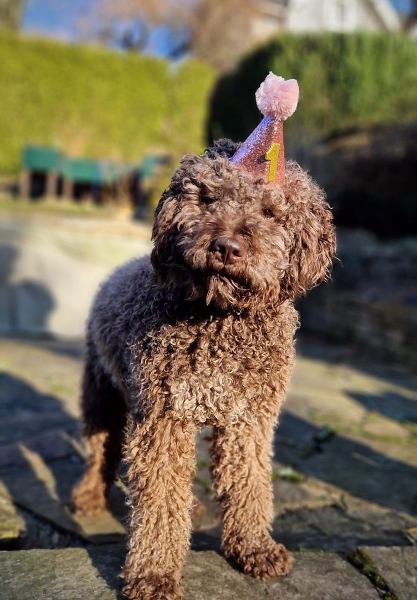
#> input picture src/img/geburtstag.jpg, 834 x 1200 px, given in place of 1.jpg, which was not available (shown at 1/2 size)
$ python prepare_images.py img out.png
#> lines starting #> are read from the running program, lines starting #| are printed output that depends on the picture
"""Schneidet Ernas Fotos fürs Display zu und gleicht Belichtung/Farbe leicht an."""
import sys, numpy as np
from PIL import Image, ImageFilter
SRC = sys.argv[1]   # Ordner mit den Originalfotos
OUT = sys.argv[2]
# Datei, Zuschnitt (x0,y0,x1,y1), Name
JOBS = [
    ('1.jpg', (0, 250, 1126, 2000), 'normal'),
    ('3.jpg', (0, 380, 1126, 2000), 'geburtstag'),
    ('4.jpg', (560, 0, 1300, 1126), 'schnee'),
    ('5.jpg', (0, 420, 1126, 2000), 'regen'),
    ('6.jpg', (500, 60, 1240, 1126), 'schlaf'),
]
T_MEAN, T_STD, T_SAT = 112, 60, 68   # gemeinsames Ziel
AMOUNT = 0.4                          # nur leicht angleichen (40 %)
H = 1200

def grade(im):
    a = np.asarray(im, float)
    L = a @ [0.299, 0.587, 0.114]
    m, s = L.mean(), L.std()
    # Helligkeit/Kontrast teilweise zum Ziel
    gain = 1 + AMOUNT * (T_STD / s - 1)
    shift = AMOUNT * (T_MEAN - m)
    a = (a - m) * gain + m + shift
    # Weißabgleich: Farbstich teilweise neutralisieren
    ch = a.reshape(-1, 3).mean(0)
    a += 0.3 * (ch.mean() - ch)
    a = np.clip(a, 0, 255)
    # Sättigung teilweise zum Ziel
    hsv = np.asarray(Image.fromarray(a.astype(np.uint8)).convert('HSV'), float)
    sat = hsv[..., 1].mean()
    f = 1 + AMOUNT * (T_SAT / sat - 1)
    grey = (a @ [0.299, 0.587, 0.114])[..., None]
    a = grey + (a - grey) * f
    # gemeinsamer Look: leicht warm, sanfte S-Kurve, weiche Vignette
    a[..., 0] += 4; a[..., 2] -= 4
    x = np.clip(a / 255, 0, 1)
    x = x + 0.12 * x * (1 - x) * (2 * x - 1) * -1 * -1   # sanfte S-Kurve
    h, w = x.shape[:2]
    yy, xx = np.mgrid[0:h, 0:w]
    r = np.sqrt(((xx - w / 2) / (w / 2)) ** 2 + ((yy - h / 2) / (h / 2)) ** 2)
    x *= (1 - 0.22 * np.clip(r - 0.55, 0, 1) ** 1.5)[..., None]
    return Image.fromarray((np.clip(x, 0, 1) * 255).astype(np.uint8))

for fn, box, name in JOBS:
    im = Image.open(f'{SRC}/{fn}').convert('RGB').crop(box)
    im = im.resize((round(im.width * H / im.height), H), Image.LANCZOS)
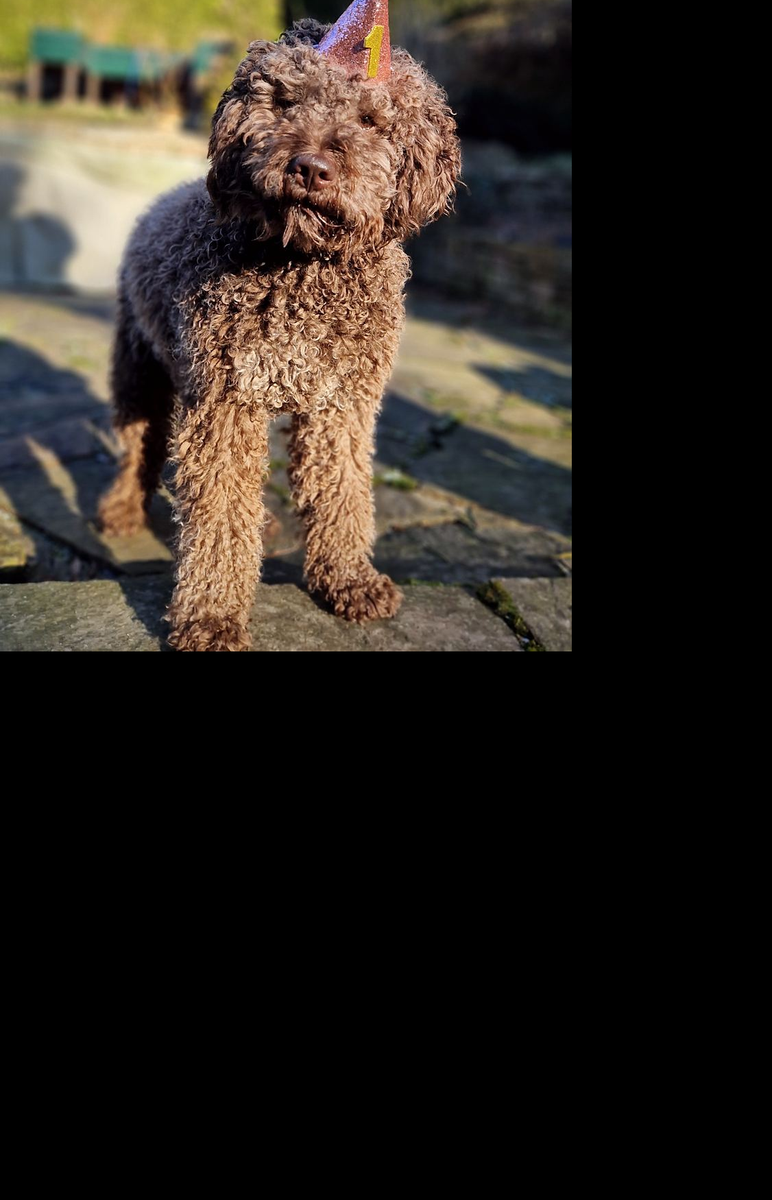
#> im: PIL image 772x1200 RGB; mean R, G, B 43.9, 37.7, 31.5
    im = grade(im).filter(ImageFilter.UnsharpMask(radius=1.2, percent=40, threshold=2))
#> in grade, `L = a @ [0.299, 0.587, 0.114]`:
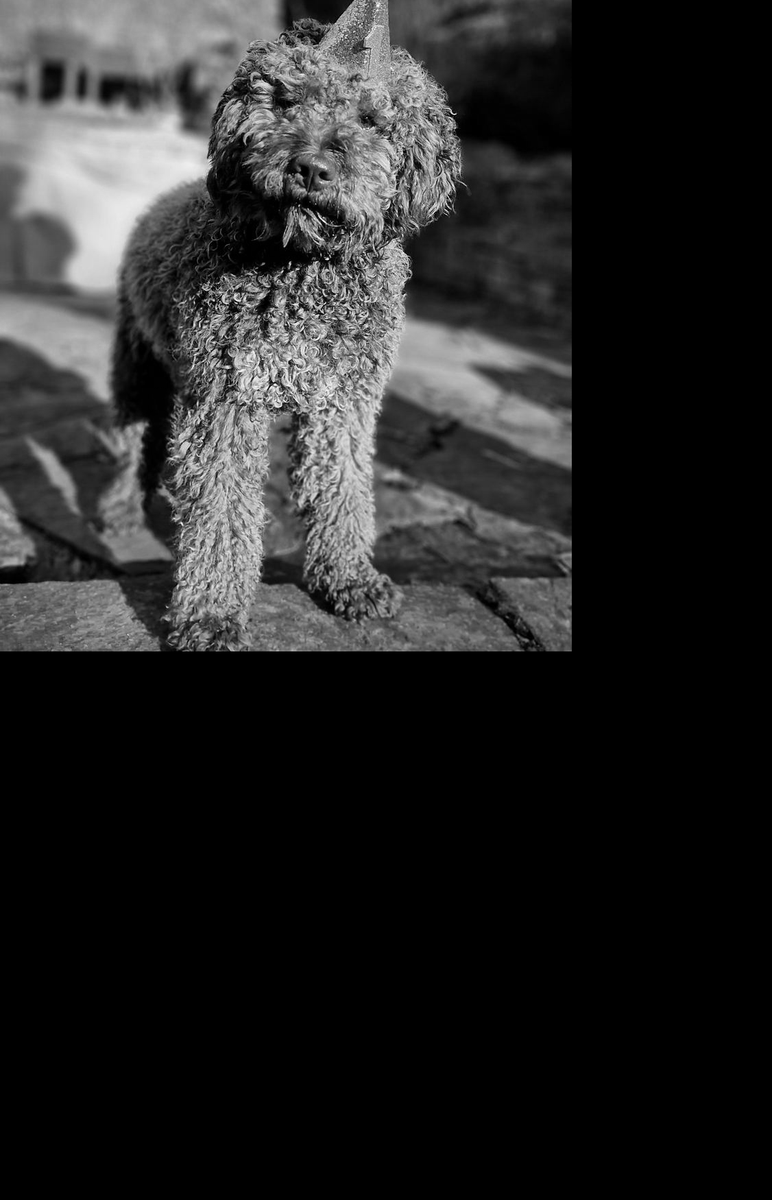
#> L: shape (1200, 772) float64; min 0, max 253, mean 38.9
#> in grade, `m, s = L.mean(), L.std()`: m = 38.85; s = 60.15
#> in grade, `gain = 1 + AMOUNT * (T_STD / s - 1)`: gain = 0.999
#> in grade, `shift = AMOUNT * (T_MEAN - m)`: shift = 29.26
#> in grade, `ch = a.reshape(-1, 3).mean(0)`: ch = [73.16, 66.97, 60.77]
#> in grade, `hsv = np.asarray(Image.fromarray(a.astype(np.uint8)).convert('HSV'), f..`:
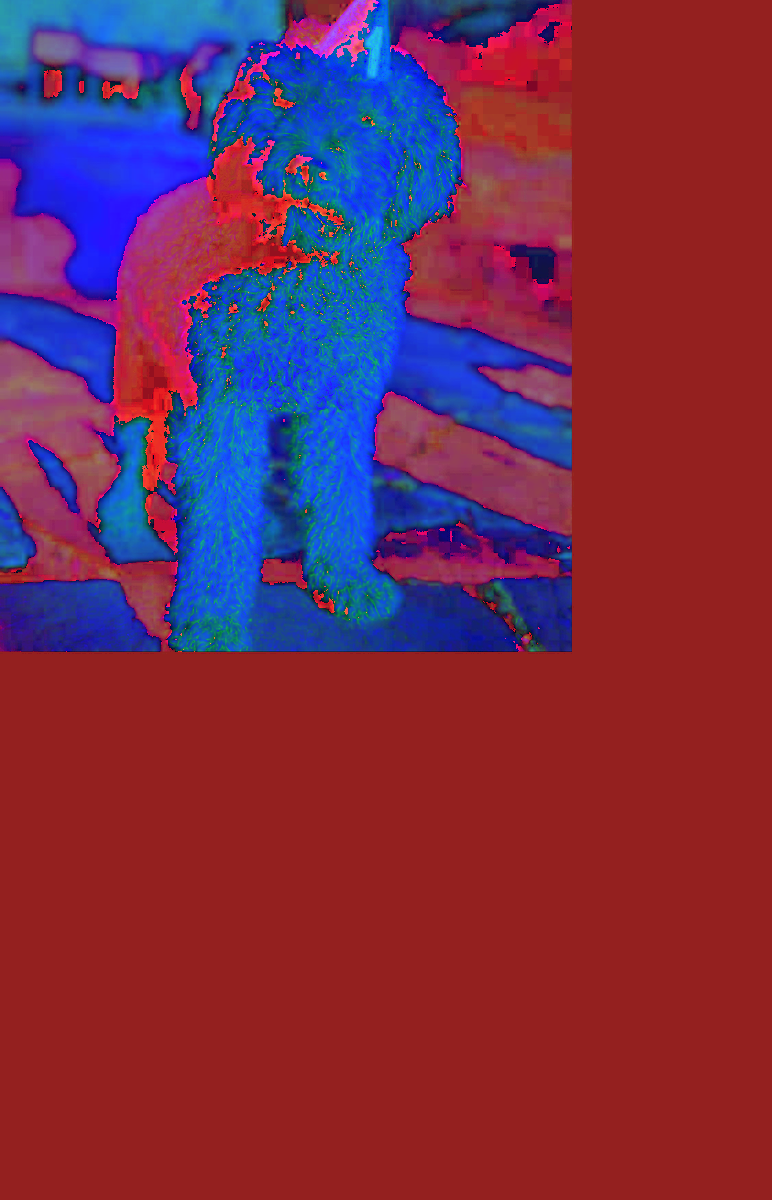
#> hsv: shape (1200, 772, 3) float64; mean R, G, B 119.2, 44.3, 75.3
#> in grade, `sat = hsv[..., 1].mean()`: sat = 44.32
#> in grade, `f = 1 + AMOUNT * (T_SAT / sat - 1)`: f = 1.21
#> in grade, `grey = (a @ [0.299, 0.587, 0.114])[..., None]`:
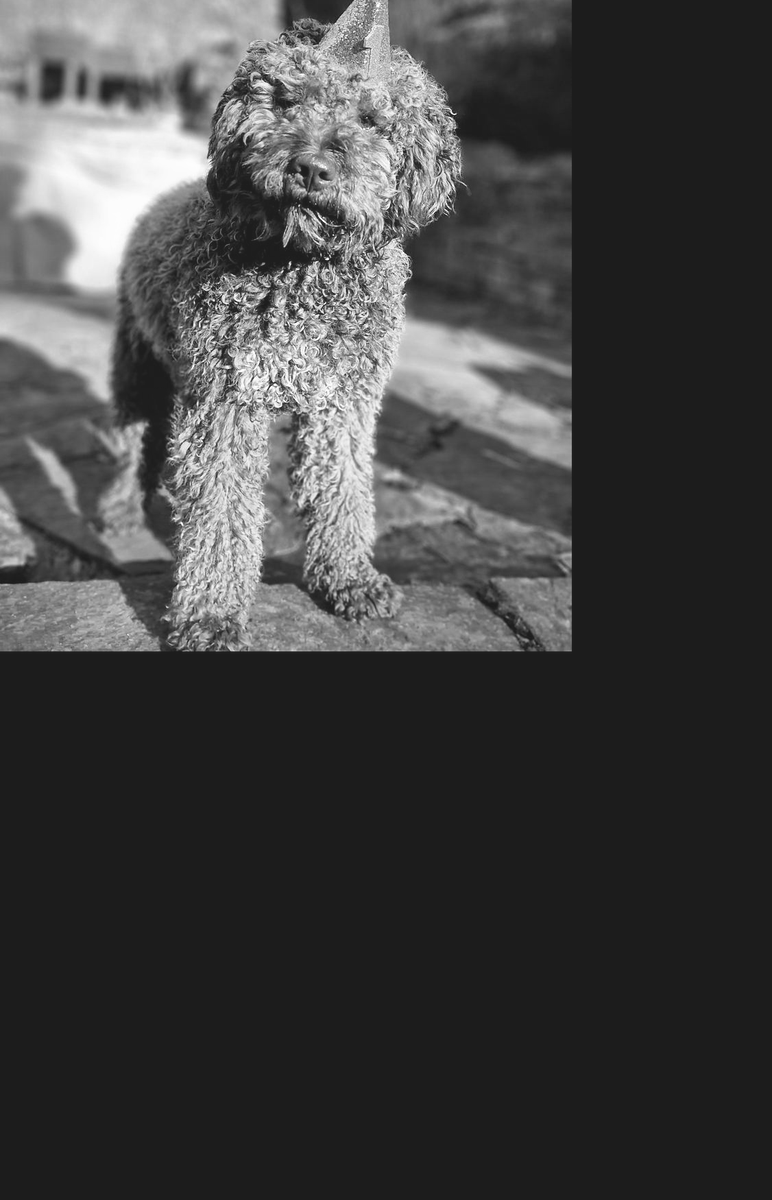
#> grey: shape (1200, 772, 1) float64; min 28.95, max 255, mean 67.7
#> in grade, `x *= (1 - 0.22 * np.clip(r - 0.55, 0, 1) ** 1.5)[..., None]`:
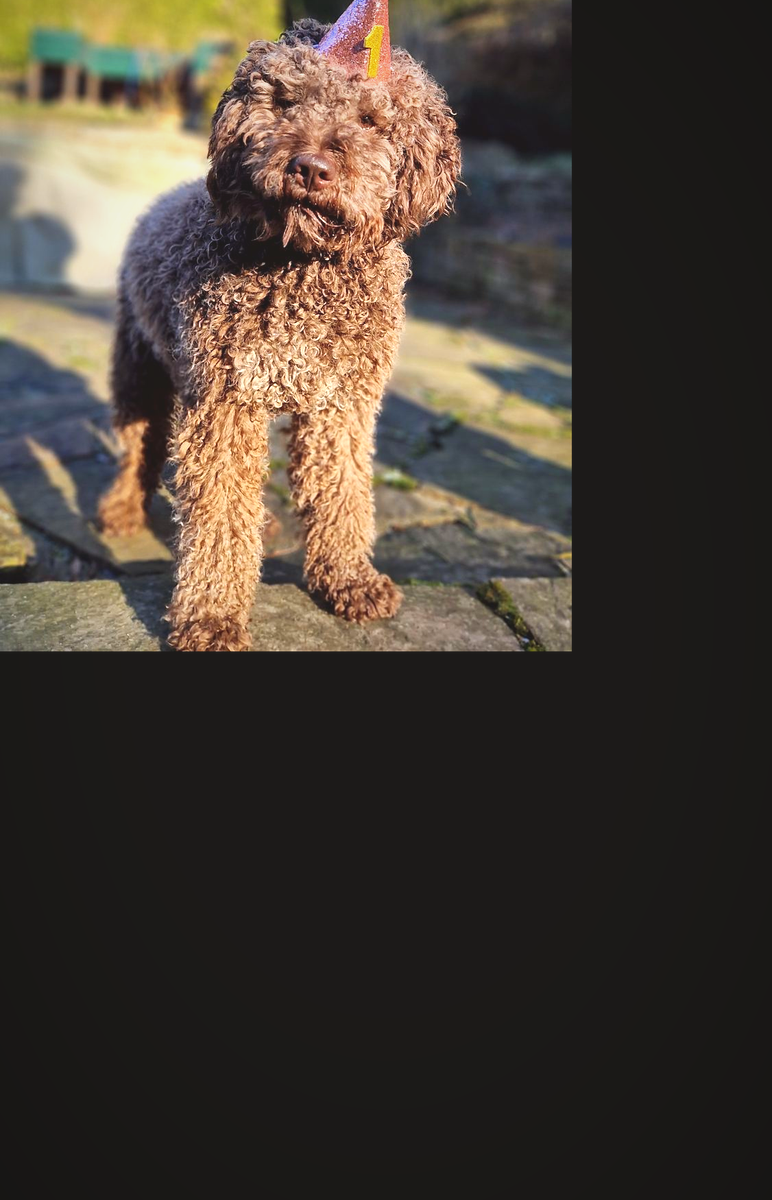
#> x: shape (1200, 772, 3) float64; mean R, G, B 0.281, 0.247, 0.211
    im.save(f'{OUT}/{name}.jpg', quality=78, optimize=True, progressive=True)
    a = np.asarray(im.convert('L'), float)
#> a: shape (1200, 772) float64
    print(name, im.size, 'L %.0f std %.0f' % (a.mean(), a.std()))
#| normal (772, 1200) L 64 std 60
#> pass 2 of the loop `for fn, box, name in JOBS:`:
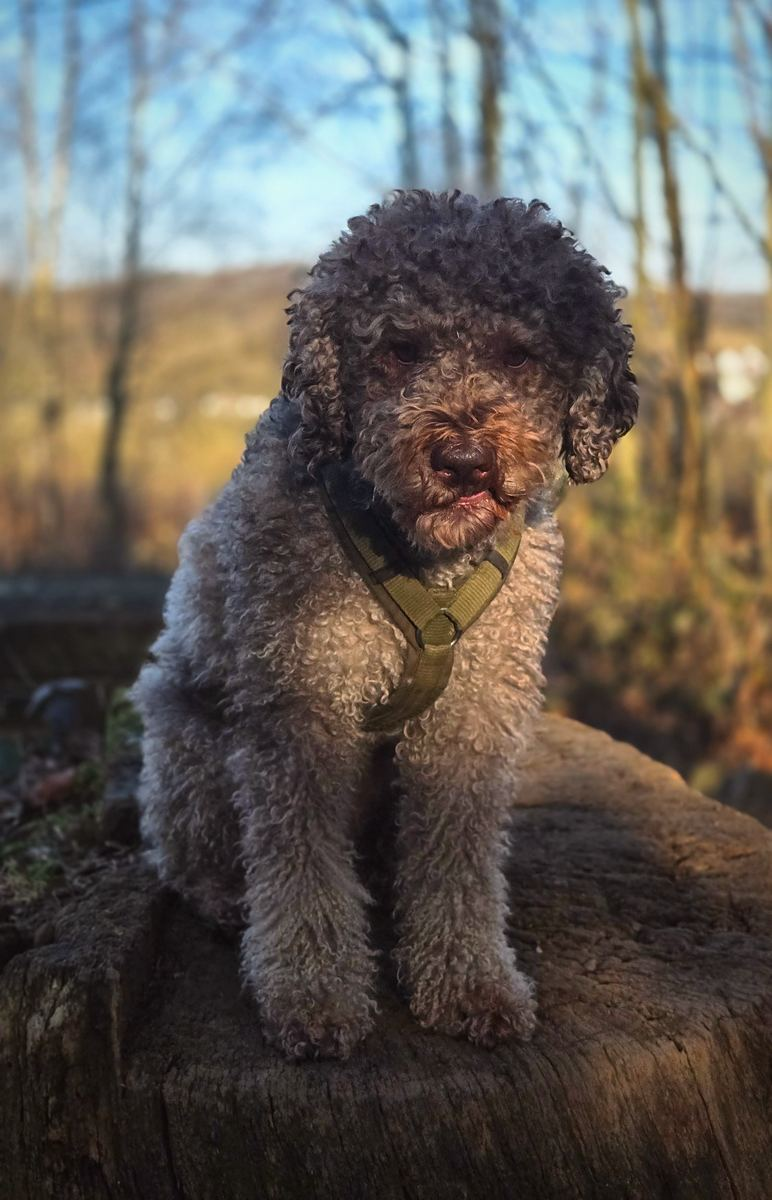
#> input picture src/img/normal.jpg, 772 x 1200 px, given in place of 3.jpg, which was not available
#> L: shape (1200, 834) float64
#> m = 23.26; s = 39.72
#> gain = 1.2
#> shift = 35.5
#> ch = [63.5, 57.48, 52.9]
#> in grade (call 2), `hsv = np.asarray(Image.fromarray(a.astype(np.uint8)).convert('HSV'), f..`:
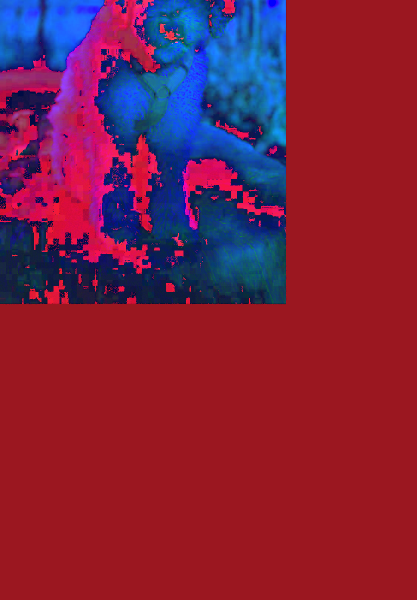
#> hsv: shape (1200, 834, 3) float64 (shown at 1/2 size); mean R, G, B 125.9, 32.6, 63.8
#> sat = 32.6
#> f = 1.43
#> grey: shape (1200, 834, 1) float64
#> in grade (call 2), `x = np.clip(a / 255, 0, 1)`:
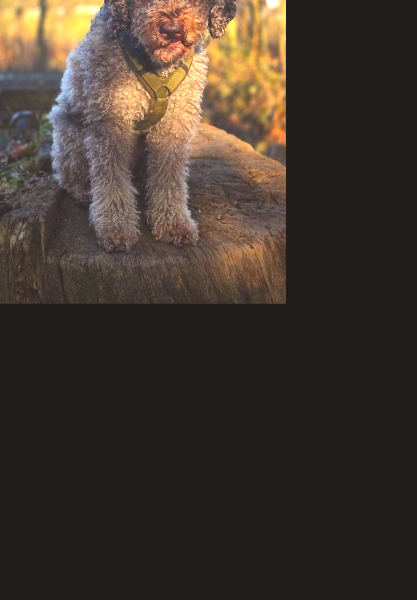
#> x: shape (1200, 834, 3) float64 (shown at 1/2 size); mean R, G, B 0.262, 0.224, 0.191
#| geburtstag (834, 1200) L 54 std 46
#> (the run stopped early here; a loop or call above may not have finished)
